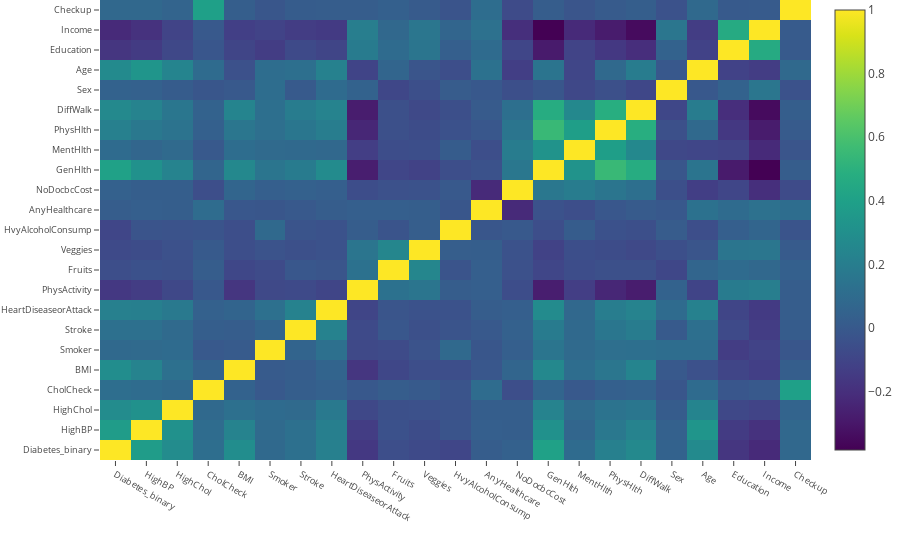

The code cell stored with this chart in its notebook:
### Markdown cell above
A **correlation matrix** is a table showing correlation coefficients between sets of variables. Each random variable (Xi) in the table is correlated with each of the other values in the table (Xj). This allows you to see which pairs have the highest correlation.

### Code cell
correlation_plot()

### Figure 1 — Plotly figure (JSON) as saved in the notebook; plotly's stock layout.template omitted (floating-point values rounded to 4 significant figures; data arrays with more than 128 entries replaced by an {"elided": "..."} marker saying what was removed)
{"data": [{"colorscale": "Viridis", "type": "heatmap", "uid": "de5f0bf3-d688-46a6-b63e-6a5c535285bb", "x": ["Diabetes_binary", "HighBP", "HighChol", "CholCheck", "BMI", "Smoker", "Stroke", "HeartDiseaseorAttack", "PhysActivity", "Fruits", "Veggies", "HvyAlcoholConsump", "AnyHealthcare", "NoDocbcCost", "GenHlth", "MentHlth", "PhysHlth", "DiffWalk", "Sex", "Age", "Education", "Income", "Checkup"], "y": ["Diabetes_binary", "HighBP", "HighChol", "CholCheck", "BMI", "Smoker", "Stroke", "HeartDiseaseorAttack", "PhysActivity", "Fruits", "Veggies", "HvyAlcoholConsump", "AnyHealthcare", "NoDocbcCost", "GenHlth", "MentHlth", "PhysHlth", "DiffWalk", "Sex", "Age", "Education", "Income", "Checkup"], "z": {"elided": "23x23 float values"}}], "layout": {"margin": {"b": 100, "l": 100, "r": 0, "t": 0}, "title": {"text": "Correlation Matrix for variables"}, "xaxis": {"tickfont": {"size": 9}, "type": "category", "range": [-0.5, 22.5], "autorange": true}, "yaxis": {"tickfont": {"size": 9}, "type": "category", "range": [-0.5, 22.5], "autorange": true}, "autosize": true}}
